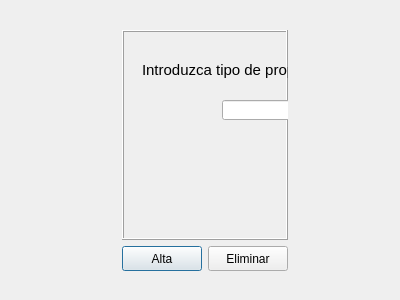
<?xml version="1.0" encoding="UTF-8"?>
<ui version="4.0">
 <class>dlgTipoprop</class>
 <widget class="QDialog" name="dlgTipoprop">
  <property name="geometry">
   <rect>
    <x>0</x>
    <y>0</y>
    <width>400</width>
    <height>300</height>
   </rect>
  </property>
  <property name="windowTitle">
   <string>Gestión Tipo Propiedades</string>
  </property>
  <property name="windowIcon">
   <iconset>
    <normaloff>../img/iconoInmo.ico</normaloff>../img/iconoInmo.ico</iconset>
  </property>
  <widget class="QWidget" name="">
   <property name="geometry">
    <rect>
     <x>30</x>
     <y>30</y>
     <width>351</width>
     <height>241</height>
    </rect>
   </property>
   <layout class="QGridLayout" name="gridLayout">
    <item row="0" column="0">
     <widget class="QFrame" name="frame">
      <property name="frameShape">
       <enum>QFrame::Box</enum>
      </property>
      <property name="frameShadow">
       <enum>QFrame::Raised</enum>
      </property>
      <widget class="QLabel" name="label">
       <property name="geometry">
        <rect>
         <x>20</x>
         <y>30</y>
         <width>311</width>
         <height>20</height>
        </rect>
       </property>
       <property name="font">
        <font>
         <pointsize>11</pointsize>
        </font>
       </property>
       <property name="text">
        <string>Introduzca tipo de propiedad a crear o eliminar</string>
       </property>
      </widget>
      <widget class="QLineEdit" name="txtGestipoprop">
       <property name="geometry">
        <rect>
         <x>100</x>
         <y>70</y>
         <width>150</width>
         <height>20</height>
        </rect>
       </property>
       <property name="minimumSize">
        <size>
         <width>150</width>
         <height>20</height>
        </size>
       </property>
       <property name="maximumSize">
        <size>
         <width>150</width>
         <height>20</height>
        </size>
       </property>
      </widget>
     </widget>
    </item>
    <item row="1" column="0">
     <layout class="QHBoxLayout" name="horizontalLayout">
      <item>
       <widget class="QPushButton" name="btnAltaprop">
        <property name="maximumSize">
         <size>
          <width>80</width>
          <height>25</height>
         </size>
        </property>
        <property name="text">
         <string>Alta</string>
        </property>
       </widget>
      </item>
      <item>
       <widget class="QPushButton" name="btnDeltipoprop">
        <property name="maximumSize">
         <size>
          <width>80</width>
          <height>25</height>
         </size>
        </property>
        <property name="text">
         <string>Eliminar</string>
        </property>
       </widget>
      </item>
     </layout>
    </item>
   </layout>
  </widget>
 </widget>
 <resources/>
 <connections/>
</ui>
